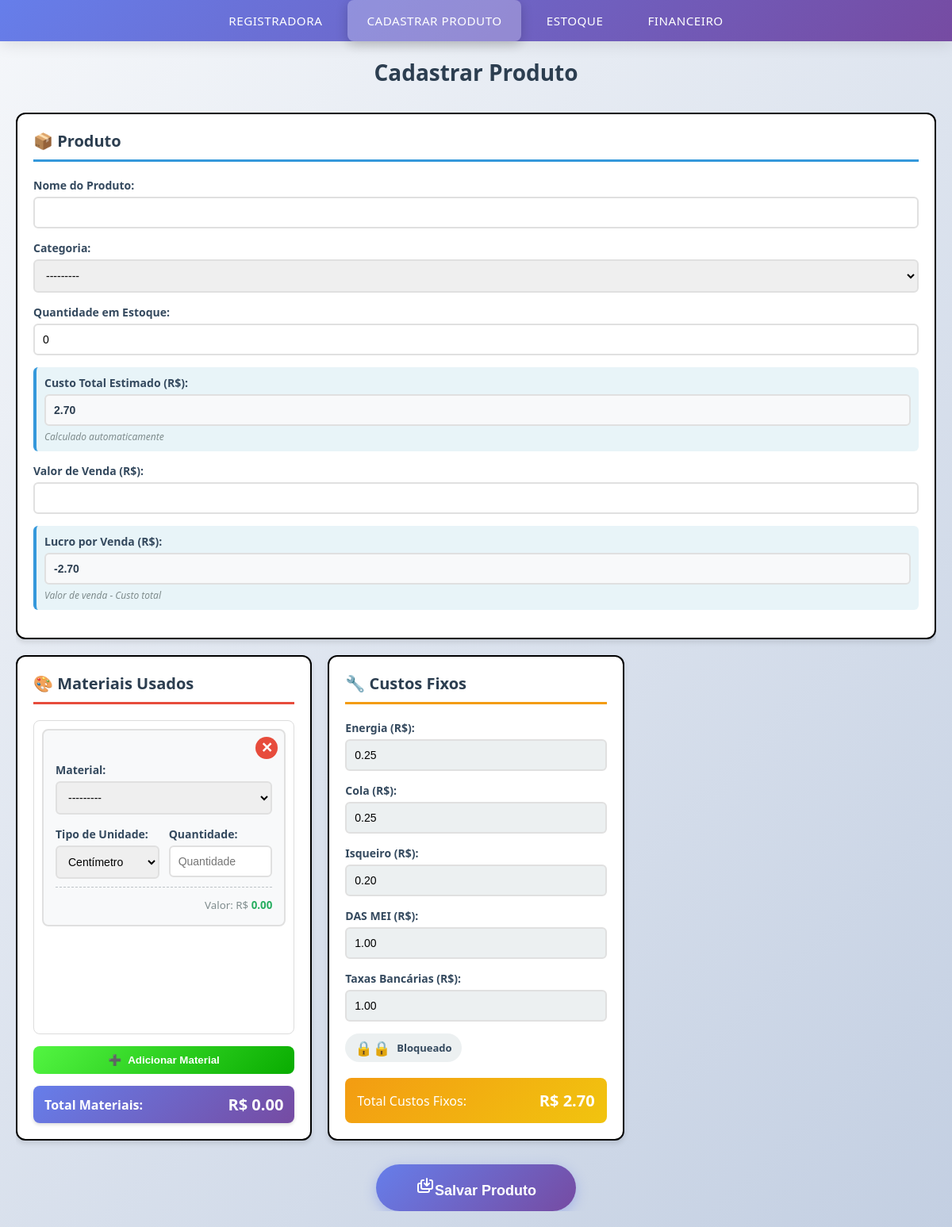
Screenshot of /templates/cadastrar_produto/ with the database file from the repository.
### app/models.py (models this page shows, shortened)
class CustoFixo(models.Model):
    energia = models.DecimalField(max_digits=10, decimal_places=2, default=0)
    cola = models.DecimalField(max_digits=10, decimal_places=2, default=0)
    isqueiro = models.DecimalField(max_digits=10, decimal_places=2, default=0)
    das_mei = models.DecimalField(max_digits=10, decimal_places=2, default=0)
    taxas_bancarias = models.DecimalField(max_digits=10, decimal_places=2, default=0)

### app/views.py (the view, shortened to what this page needs)
# urls.py: path('templates/cadastrar_produto/', views.cadastrar_produto, name='cadastrar_produto'),
def cadastrar_produto(request):
    MaterialFormSet = modelformset_factory(
        MaterialUsado,
        form=MaterialUsadoForm,
        extra=1,
        can_delete=True
    )
    ultimo_custo_fixo = CustoFixo.objects.last()
    produto_form = ProdutoForm(request.POST or None)
    custo_fixo_form = CustoFixoForm(request.POST or None, instance=ultimo_custo_fixo)
    formset = MaterialFormSet(
        request.POST or None,
        queryset=MaterialUsado.objects.none()
    )
    materiais_data = {}
    try:
        compras = CompraMateriaPrima.objects.select_related('materia_prima').all()
        for compra in compras:
            valor_por_cm = float(compra.valor_por_cm or Decimal('0'))
            valor_por_quantidade = float(compra.valor_por_quantidade or Decimal('0'))
            materiais_data[str(compra.id)] = {
                'nome': f"{compra.materia_prima.nome} - {compra.marca}",
                'unidade_padrao': compra.unidade,
                'valor_por_cm': valor_por_cm,
                'valor_por_quantidade': valor_por_quantidade
            }
        print(f"📦 {len(materiais_data)} materiais disponíveis para seleção")
    except Exception as e:
        print(f"❌ Erro ao carregar materiais: {e}")
        materiais_data = {}
    context = {
        'produto_form': produto_form,
        'formset': formset,
        'custo_fixo_form': custo_fixo_form,
        'materiais_data_json': json.dumps(materiais_data),
    }
    return render(request, 'cadastrar_produto.html', context)

### app/templates/cadastrar_produto.html (shortened to what this page needs)
{% extends 'base.html' %}
{% load static %}
{% block content %}
<div class="cadastro-produto-container">
    <h2>Cadastrar Produto</h2>
    <form method="POST" id="produto-form">
        <div class="form-container">
            <div class="coluna coluna-produto">
                <h3>📦 Produto</h3>
                <div class="campo">
                    {{ produto_form.nome.label_tag }}
                    {{ produto_form.nome }}
                </div>
                <div class="campo">
                    {{ produto_form.categoria.label_tag }}
                    {{ produto_form.categoria }}
                </div>
                <div class="campo">
                    {{ produto_form.quantidade_em_estoque.label_tag }}
                    {{ produto_form.quantidade_em_estoque }}
                </div>
                <div class="campo campo-destaque">
                    {{ produto_form.custo_total_estimado.label_tag }}
                    {{ produto_form.custo_total_estimado }}
                    <small class="help-text">Calculado automaticamente</small>
                </div>
                <div class="campo">
                    {{ produto_form.valor_venda.label_tag }}
                    {{ produto_form.valor_venda }}
                </div>
                <div class="campo campo-destaque">
                    {{ produto_form.lucro_por_venda.label_tag }}
                    {{ produto_form.lucro_por_venda }}
                    <small class="help-text">Valor de venda - Custo total</small>
                </div>
            </div>
            <div class="coluna coluna-materiais">
                <h3>🎨 Materiais Usados</h3>
                <div id="materiais-formset">
                    {% for form in formset %}
                    <div class="material-item" data-form-index="{{ forloop.counter0 }}">
                        <button type="button" class="btn-remover-material" title="Remover material">
                            <span class="icon-x">✕</span>
                        </button>
                        <div class="campo">
                            {{ form.compra_materia_prima.label_tag }}
                            {{ form.compra_materia_prima }}
                        </div>
                        <div class="campo-linha">
                            <div class="campo campo-metade">
                                {{ form.tipo_unidade.label_tag }}
                                {{ form.tipo_unidade }}
                            </div>
                            <div class="campo campo-metade">
                                {{ form.qtd_material_usado.label_tag }}
                                {{ form.qtd_material_usado }}
                            </div>
                        </div>
                        <div class="valor-material">
                            <small>Valor: R$ <span class="valor-material-span">0.00</span></small>
                        </div>
                    </div>
                    {% endfor %}
                </div>
                <button type="button" id="add-material" class="btn-adicionar">
                    <span>➕</span> Adicionar Material
                </button>
                <div class="resumo-materiais">
                    <div class="linha-resumo">
                        <span>Total Materiais:</span>
                        <strong>R$ <span id="total-materiais">0.00</span></strong>
                    </div>
                </div>
            </div>
            <div class="coluna coluna-custos">
                <h3>🔧 Custos Fixos</h3>
                <div class="campo">
                    {{ custo_fixo_form.energia.label_tag }}
                    {{ custo_fixo_form.energia }}
                </div>
                <div class="campo">
                    {{ custo_fixo_form.cola.label_tag }}
                    {{ custo_fixo_form.cola }}
                </div>
                <div class="campo">
                    {{ custo_fixo_form.isqueiro.label_tag }}
                    {{ custo_fixo_form.isqueiro }}
                </div>
                <div class="campo">
                    {{ custo_fixo_form.das_mei.label_tag }}
                    {{ custo_fixo_form.das_mei }}
                </div>
                <div class="campo">
                    {{ custo_fixo_form.taxas_bancarias.label_tag }}
                    {{ custo_fixo_form.taxas_bancarias }}
                </div>
                <div class="header-custos">
                    <label class="toggle-bloqueio">
                        <span class="icone-cadeado">🔒</span>
                        <span class="texto-bloqueio">Bloqueado</span>
                    </label>
                </div>
                <div class="resumo-custos">
                    <div class="linha-resumo">
                        <span>Total Custos Fixos:</span>
                        <strong>R$ <span id="total-custos-fixos">0.00</span></strong>
                    </div>
                </div>
            </div>
        </div>
        <div class="botao-centro">
            <button type="submit" class="btn-salvar">
                <span class="heroicons-outline--save-as"></span>Salvar Produto</button>
        </div>
    </form>
</div>
{% block scripts %}
<link rel="stylesheet" href="{% static 'css/cadastrar_produto.css' %}">
<link rel="stylesheet" href="{% static 'css/global.css' %}">
{% endblock %}
{% endblock %}

### app/static/css/navbar.css (style rules this page uses)
h1, h2, h3 { color: #2c3e50; margin-bottom: 1rem; }

### app/static/css/global.css (style rules this page uses)
* { margin: 0; padding: 0; }
body { font-family: 'Segoe UI', Tahoma, Geneva, Verdana, sans-serif; background: linear-gradient(135deg, #f5f7fa 0%, #c3cfe2 100%); min-height: 100vh; }

### rows the page displays
CustoFixo: energia "0.25", cola "0.25", isqueiro "0.20", das_mei "1.00", taxas_bancarias "1.00"

### other values shown
{{ produto_form.nome.label_tag }} "Nome do Produto:"
{{ produto_form.categoria.label_tag }} "Categoria:"
{{ produto_form.quantidade_em_estoque.label_tag }} "Quantidade em Estoque:"
{{ produto_form.custo_total_estimado.label_tag }} "Custo Total Estimado (R$):"
{{ produto_form.valor_venda.label_tag }} "Valor de Venda (R$):"
{{ produto_form.lucro_por_venda.label_tag }} "Lucro por Venda (R$):"
{{ custo_fixo_form.energia.label_tag }} "Energia (R$):"
{{ custo_fixo_form.cola.label_tag }} "Cola (R$):"
{{ custo_fixo_form.isqueiro.label_tag }} "Isqueiro (R$):"
{{ custo_fixo_form.das_mei.label_tag }} "DAS MEI (R$):"
{{ custo_fixo_form.taxas_bancarias.label_tag }} "Taxas Bancárias (R$):"
